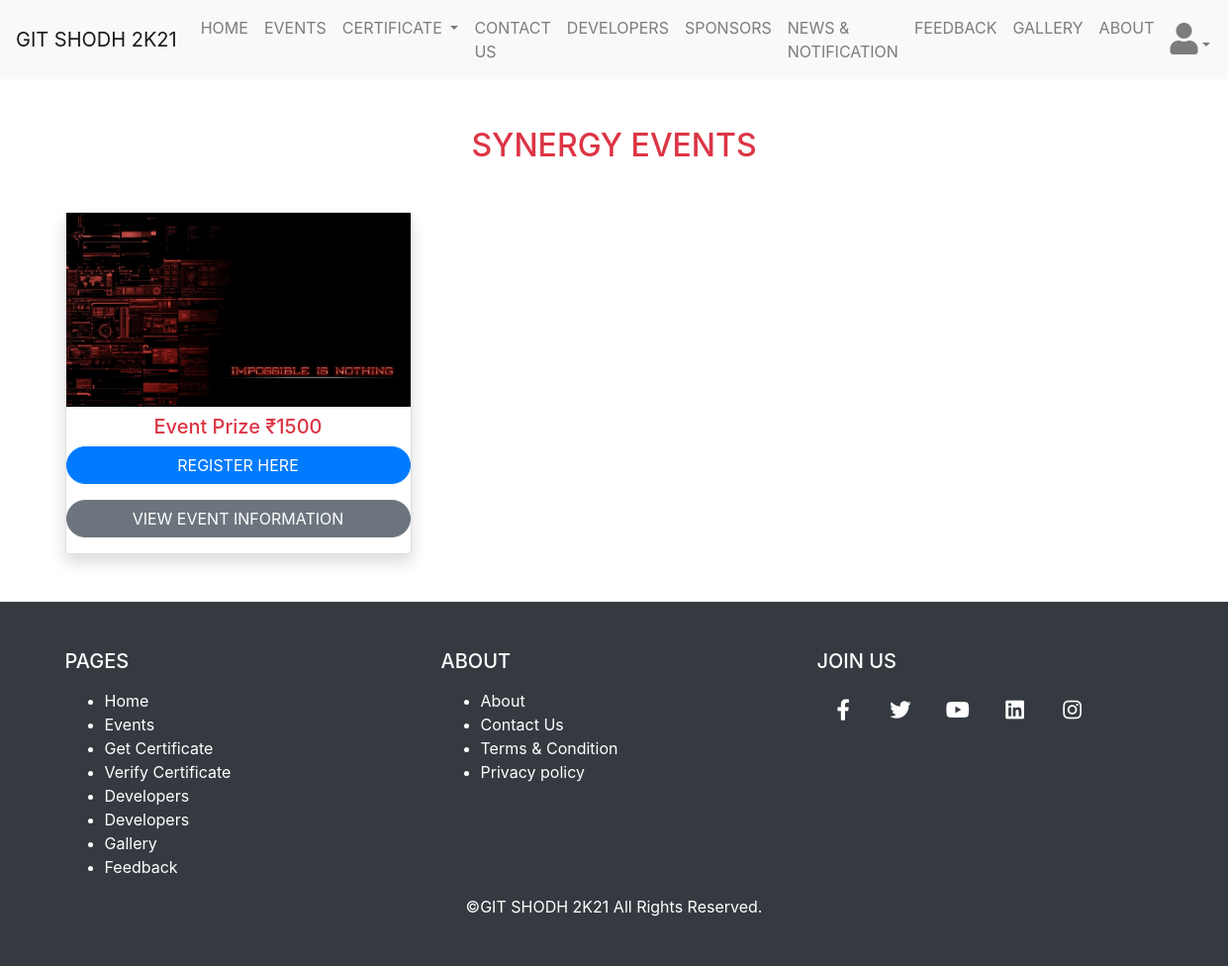
The app's page /synergyEvents.php (signed in), older data.
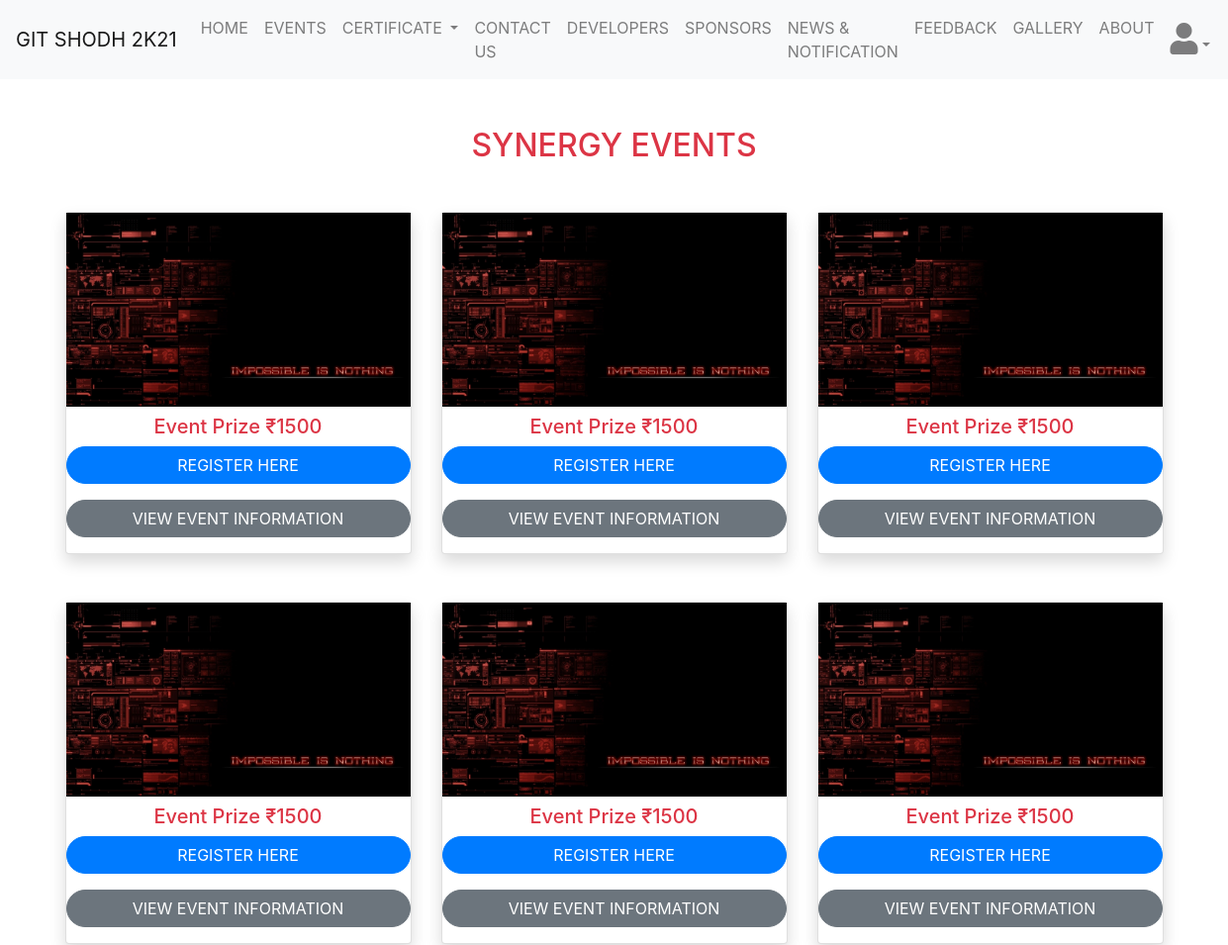
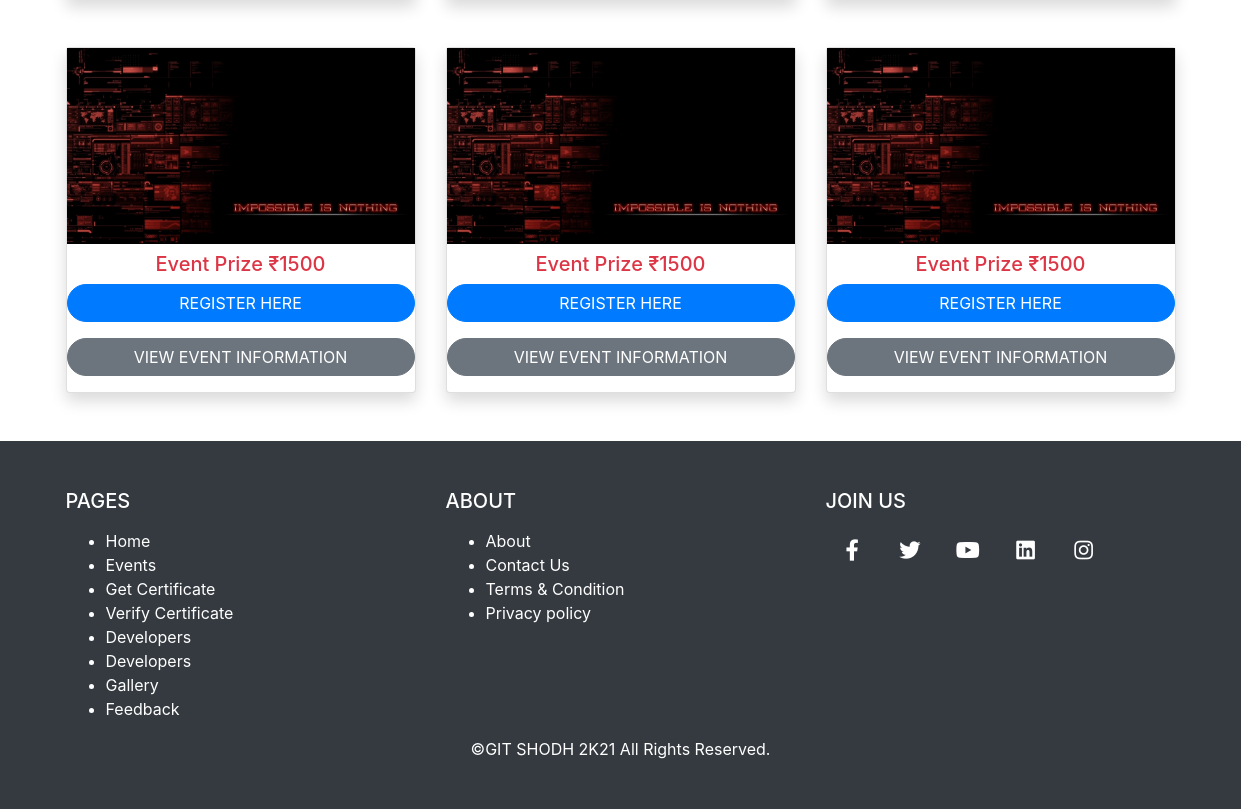
The same page, newer data (2 pictures, top to bottom).
### tables this page shows
CREATE TABLE `synergy_events_details` (
  `id` int(5) NOT NULL,
  `eventImage` varchar(200) NOT NULL,
  `eventName` varchar(200) NOT NULL,
  `eventPrize` varchar(200) NOT NULL,
  `eventDescription` text NOT NULL,
  `eventRules` text NOT NULL,
  `eventCoordinator` varchar(255) NOT NULL,
  `eventStartDate` date NOT NULL,
  `eventEndDate` date NOT NULL
);

### config/techfestName.php (called while the page is built, shortened)
<?php
$techfestName = "GIT SHODH 2K21";

### synergyEvents.php (the view, shortened to what this page needs)
<?php
require_once "config/techfestName.php";
require_once "config/configPDO.php";
try {
    $sql = "SELECT * FROM synergy_events_details";
    $result = $conn->prepare($sql);
    $result->execute();
} catch (PDOException $e) {
    echo "<script>alert('We are sorry, there seems to be a problem with our systems. Please try again.');</script>";
    echo "Error " . $e->getMessage();
}
?>
<!DOCTYPE html>
<html lang="en">
<head>
    <?php include_once "includes/headerScripts.php";?>
</head>
<body>
    <?php include_once "includes/navbar.php";?>
    <?php
if ($result->rowCount() > 0) {
    ?>
    <div class="container mt-5">
        <h2 class="text-danger text-center text-uppercase mb-5 font-Staatliches-heading">Synergy Events</h2>
        <div class="row">
            <?php
    $i = 0;
    while ($row = $result->fetch(PDO::FETCH_ASSOC)) {
        $i++;
        ?>
            <div class="col-md-4 mb-5">
                <div class="card shadow text-center">
                    <img src="images/eventImage/synergy/<?php echo $row['eventImage']; ?>" class="img-fluid">
                    <h5 class="text-danger my-2">Event Prize &#x20b9;<?php echo $row["eventPrize"]; ?></h5>
                    <form action="synergyEventRegister.php" method="post">
                        <div class="form-group">
                            <input class='btn btn-primary btn-block mb-2 rounded-pill text-uppercase' type="submit"
                                name="registerEvent" value="Register Here">
                        </div>
                    </form>
                    <button type='button' data-toggle="modal" data-target='#modal<?php echo $i; ?>' class='btn btn-secondary mb-3 rounded-pill
                    text-uppercase'>View Event Information</button>
                </div>
            </div>
            <?php
}
} else {
    echo "No Records Available in Database";
}
?>
        </div>
    </div>
    <?php
include_once "includes/footer.php";
?>
</body>
</html>

### includes/headerScripts.php (shortened to what this page needs)
<link rel="stylesheet" href="https://stackpath.bootstrapcdn.com/bootstrap/4.5.2/css/bootstrap.min.css"
>
<link rel="stylesheet" href="https://cdnjs.cloudflare.com/ajax/libs/font-awesome/5.14.0/css/all.min.css"
 />
<link href="https://unpkg.com/aos@2.3.1/dist/aos.css" rel="stylesheet">
<link rel="stylesheet" href="css/common.css">

### includes/navbar.php (shortened to what this page needs)
<?php
require_once "config/techfestName.php";
?>
<nav class="navbar navbar-expand-lg navbar-light bg-light">
    <a class="navbar-brand" href="#"><?php echo $techfestName ?></a>
    <div class="collapse navbar-collapse" id="navbarSupportedContent">
        <ul class="navbar-nav mx-auto">
            <li>
                <a class="nav-link text-uppercase" href="index.php">Home</a>
            </li>
            <li class="nav-item">
                <a class="nav-link text-uppercase " href="eventPage.php">EVENTS</a>
            </li>
            <li class="nav-item dropdown text-uppercase">
                <a class="nav-link dropdown-toggle " href="#" id="navbarDropdown" role="button" data-toggle="dropdown"
                    aria-haspopup="true" aria-expanded="false">
                    Certificate
                </a>
            </li>
            <li class="nav-item">
                <a class="nav-link text-uppercase " href="contactUs.php">Contact Us</a>
            </li>
            <li class="nav-item">
                <a class="nav-link text-uppercase " href="developers.php">Developers</a>
            </li>
            <li class="nav-item">
                <a class="nav-link text-uppercase " href="sponsor.php">Sponsors</a>
            </li>
            <li class="nav-item">
                <a class="nav-link text-uppercase " href="news.php">News & Notification</a>
            </li>
            <li class="nav-item">
                <a class="nav-link text-uppercase " href="feedbackForm.php">Feedback</a>
            </li>
            <li class="nav-item">
                <a class="nav-link text-uppercase " href="gallery.php">Gallery</a>
            </li>
            <li class="nav-item">
                <a class="nav-link text-uppercase " href="aboutPage.php">About</a>
            </li>
        </ul>
        <ul class="navbar-nav ml-auto">
            <li class="nav-item dropdown">
                <a class="nav-link dropdown-toggle" id="userDropdown" href="#" role="button" data-toggle="dropdown"><i
                        class="fa fa-user fa-2x"></i></a>
            </li>
        </ul>
    </div>
</nav>

### includes/footer.php
<?php
require_once "config/techfestName.php";
?>
<footer class="p-5 text-white bg-dark">
    <div class="container">
        <div class="row">
            <div class="col-md-4">
                <h5 class="mb-3 text-uppercase">Pages</h5>
                <ul class="footerList">
                    <li><a class="text-white" href="index.php">Home</a></li>
                    <li><a class="text-white" href="eventPage.php">Events</a></li>
                    <li><a class="text-white" href="eventCertGeneration.php">Get Certificate</a></li>
                    <li><a class="text-white" href="certificateVerfication.php">Verify Certificate</a></li>
                    <li><a class="text-white" href="sponsor.php">Developers</a></li>
                    <li><a class="text-white" href="developers.php">Developers</a></li>
                    <li><a class="text-white" href="gallery.php">Gallery</a></li>
                    <li><a class="text-white" href="feedbackForm.php">Feedback</a></li>
                </ul>
            </div>
            <div class="col-md-4">
                <h5 class="mb-3 text-uppercase">About</h5>
                <ul class="footerList">
                    <li><a class="text-white" href="aboutPage.php">About</a></li>
                    <li><a class="text-white" href="contactUs.php">Contact Us</a></li>
                    <li><a class="text-white" href="#">Terms & Condition </a></li>
                    <li><a class="text-white" href="#">Privacy policy</a></li>
                </ul>
            </div>
            <div class="col-md-4">
                <h5 class="mb-3 text-uppercase">Join Us</h5>
                <a href="#" target="_blank">
                    <span class="fa-stack fa-lg">
                        <i class="fab fa-facebook-f fa-stack-1x fa-inverse"></i>
                    </span>
                </a>
                <a href="#" target="_blank">
                    <span class="fa-stack fa-lg">
                        <i class="fab fa-twitter fa-stack-1x fa-inverse"></i>
                    </span>
                </a>
                <a href="#" target="_blank">
                    <span class="fa-stack fa-lg">
                        <i class="fab fa-youtube fa-stack-1x fa-inverse"></i>
                    </span>
                </a>
                <a href="#" target="_blank">
                    <span class="fa-stack fa-lg">
                        <i class="fab fa-linkedin fa-stack-1x fa-inverse"></i>
                    </span>
                </a>
                <a href="#" target="_blank">
                    <span class="fa-stack fa-lg">
                        <i class="fab fa-instagram fa-stack-1x fa-inverse"></i>
                    </span>
                </a>
            </div>
        </div>
    </div>
    <div class="text-center">
        &copy;<?php echo $techfestName ?> All Rights Reserved.
    </div>
</footer>

Row changes from the older to the newer data that the page shows:
added synergy_events_details: eventImage (picture), eventPrize "1500"
added synergy_events_details: eventImage (picture), eventPrize "1500"
added synergy_events_details: eventImage (picture), eventPrize "1500"
added synergy_events_details: eventImage (picture), eventPrize "1500"
added synergy_events_details: eventImage (picture), eventPrize "1500"
added synergy_events_details: eventImage (picture), eventPrize "1500"
added synergy_events_details: eventImage (picture), eventPrize "1500"
added synergy_events_details: eventImage (picture), eventPrize "1500"
